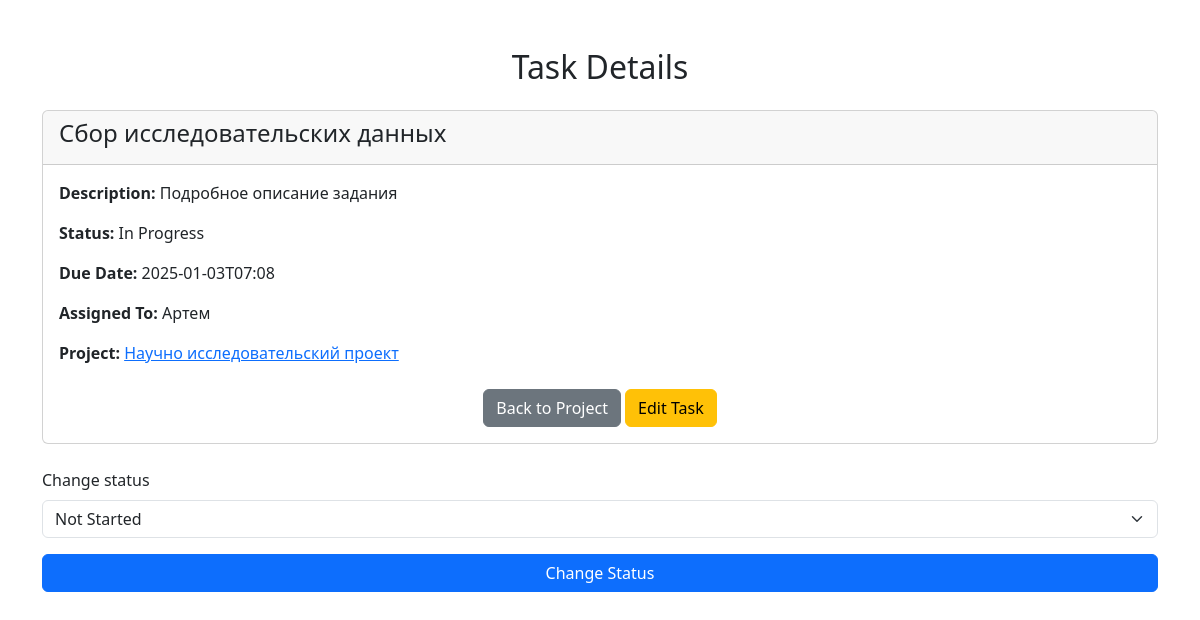
/task/3 (signed in), run on the app's committed database.
### tables this page shows
CREATE TABLE tasks (
        id INTEGER PRIMARY KEY AUTOINCREMENT,
        title TEXT NOT NULL,
        description TEXT,
        status TEXT DEFAULT 'in_progress',
        dueDate TEXT NOT NULL,
        assignedTo INTEGER NOT NULL,
        project_id INTEGER NOT NULL,
        FOREIGN KEY (assignedTo) REFERENCES users(id),
        FOREIGN KEY (project_id) REFERENCES projects(id)
    );

CREATE TABLE users (
        id INTEGER PRIMARY KEY AUTOINCREMENT,
        name TEXT NOT NULL,
        email TEXT UNIQUE NOT NULL,
        password TEXT NOT NULL,
        role TEXT NOT NULL DEFAULT 'user'
    );

CREATE TABLE projects (
        id INTEGER PRIMARY KEY AUTOINCREMENT,
        name TEXT NOT NULL,
        description TEXT,
        createdDate TEXT DEFAULT CURRENT_TIMESTAMP,
        owner_id INTEGER NOT NULL,
        FOREIGN KEY (owner_id) REFERENCES users(id)
    );

### app.py (the view, shortened to what this page needs)
@app.route('/task/<int:task_id>', methods=['GET', 'POST'])
def task_detail(task_id):
    if 'user_id' not in session:
        flash('Please login to create a project.', 'warning')
        return redirect(url_for('login'))
    conn = get_db_connection()
    task = conn.execute('SELECT * FROM tasks WHERE id = ?', (task_id,)).fetchone()
    project = conn.execute('SELECT * FROM projects WHERE id = ?', (task['project_id'],)).fetchone()
    user = conn.execute('SELECT * FROM users WHERE id = ?', (task['assignedTo'],)).fetchone()
    users_ids = conn.execute('SELECT user_id FROM projects_users WHERE project_id = ?', (project['id'],)).fetchall()
    users = []
    for user_id in users_ids:
        u = conn.execute('SELECT * FROM users WHERE id = ?', (user_id['user_id'],)).fetchone()
        users.append(u)
    conn.close()
    if session['user_id'] not in [u["id"] for u in users]:
        return redirect(url_for('home'))
    return render_template('task_detail.html', task=task, project=project, user=user)

### app.py (called while the page is built)
def get_db_connection():
    conn = sqlite3.connect('app.db')
    conn.row_factory = sqlite3.Row  # This allows us to work with named columns
    return conn

### templates/task_detail.html (shortened to what this page needs)
<!DOCTYPE html>
<html lang="en">
<head>
    <link rel="stylesheet" href="https://cdn.jsdelivr.net/npm/bootstrap@5.3.0-alpha1/dist/css/bootstrap.min.css">
</head>
<body>
    <div class="container mt-5">
        <h2 class="text-center">Task Details</h2>
        <div class="card mt-4">
            <div class="card-header">
                <h4>{{ task.title }}</h4>
            </div>
            <div class="card-body">
                <p><strong>Description:</strong> {{ task.description }}</p>
                <p><strong>Status:</strong> {{ task.status }}</p>
                <p><strong>Due Date:</strong> {{ task.dueDate }}</p>
                <p><strong>Assigned To:</strong>
                        {{ user.name }}
                </p>
                <p><strong>Project:</strong>
                    <a href="/project/{{ project.id }}">{{ project.name }}</a>
                </p>
                <div class="text-center mt-4">
                    <a href="/project/{{ project.id }}" class="btn btn-secondary">Back to Project</a>
                    <a href="/edit_task/{{ task.id }}" class="btn btn-warning">Edit Task</a>
                </div>
            </div>
        </div>
        <form action="/task/{{ task.id }}" method="POST" class="mt-4">
            <div class="mb-3">
                <label for="status" class="form-label">Change status</label>
                <select class="form-select" id="status" name="status" required>
                    <option value="Not Started">Not Started</option>
                </select>
            </div>
            <button type="submit" class="btn btn-primary w-100">Change Status</button>
        </form>
    </div>
</body>
</html>

### data on the page
tasks: title "Сбор исследовательских данных", description "Подробное описание задания", status "In Progress", dueDate "2025-01-03T07:08"
users: name "Артем"
projects: name "Научно исследовательский проект"
